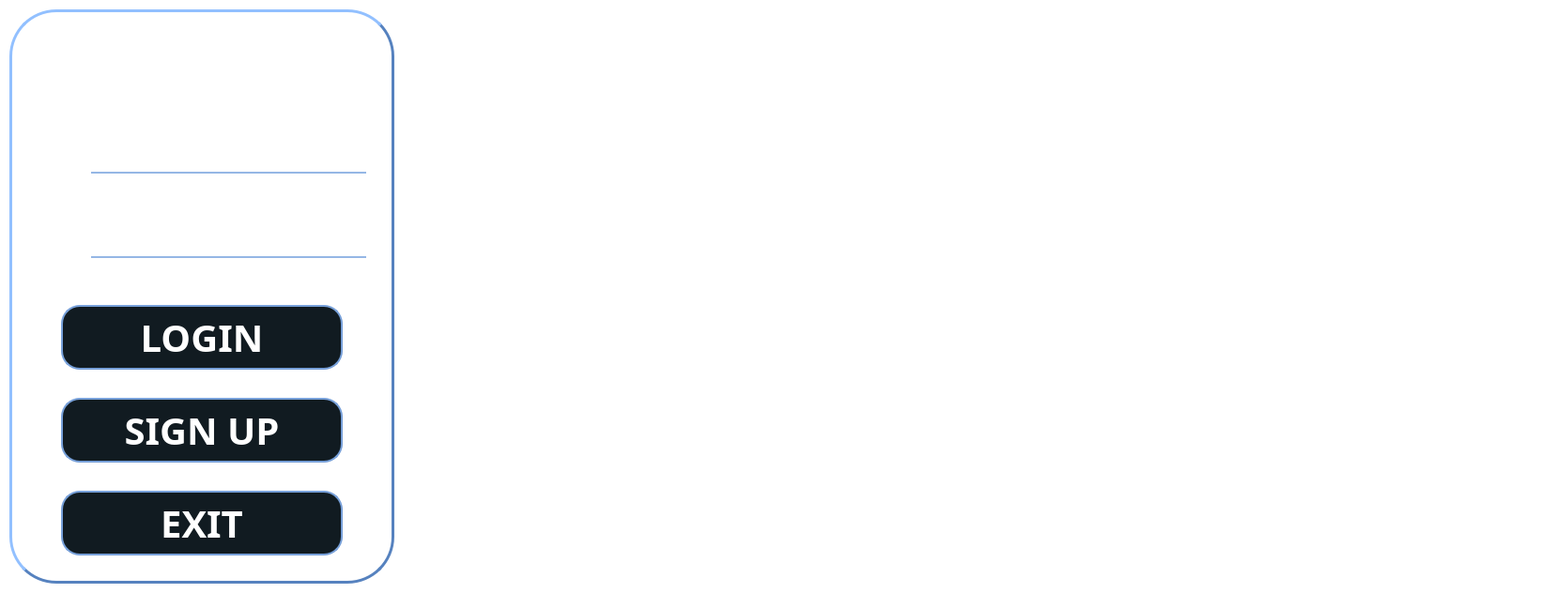
             <widget class="QWidget" name="login_page">
              <property name="styleSheet">
               <string notr="true">background: transparent;
</string>
              </property>
              <layout class="QHBoxLayout" name="horizontalLayout">
               <property name="spacing">
                <number>10</number>
               </property>
               <property name="leftMargin">
                <number>10</number>
               </property>
               <property name="topMargin">
                <number>10</number>
               </property>
               <property name="rightMargin">
                <number>1250</number>
               </property>
               <property name="bottomMargin">
                <number>10</number>
               </property>
               <item>
                <widget class="QWidget" name="login_container" native="true">
                 <property name="styleSheet">
                  <string notr="true"> border-style: outset;
 border-width: 3px;
 border-radius: 50px;
border-color: #5682bf;</string>
                 </property>
                 <layout class="QVBoxLayout" name="verticalLayout_4" stretch="2,3,5">
                  <property name="spacing">
                   <number>10</number>
                  </property>
                  <property name="leftMargin">
                   <number>10</number>
                  </property>
                  <property name="topMargin">
                   <number>10</number>
                  </property>
                  <property name="rightMargin">
                   <number>10</number>
                  </property>
                  <property name="bottomMargin">
                   <number>10</number>
                  </property>
                  <item>
                   <widget class="QWidget" name="login_title_container" native="true">
                    <property name="styleSheet">
                     <string notr="true">border:none;
color:white;</string>
                    </property>
                    <layout class="QVBoxLayout" name="verticalLayout_5">
                     <property name="spacing">
                      <number>10</number>
                     </property>
                     <property name="leftMargin">
                      <number>10</number>
                     </property>
                     <property name="topMargin">
                      <number>10</number>
                     </property>
                     <property name="rightMargin">
                      <number>10</number>
                     </property>
                     <property name="bottomMargin">
                      <number>10</number>
                     </property>
                     <item>
                      <widget class="QPushButton" name="login_title">
                       <property name="enabled">
                        <bool>false</bool>
                       </property>
                       <property name="font">
                        <font>
                         <family>Akhand-Black</family>
                         <pointsize>30</pointsize>
                         <bold>true</bold>
                        </font>
                       </property>
                       <property name="toolTip">
                        <string>LOGIN PAGE</string>
                       </property>
                       <property name="styleSheet">
                        <string notr="true"/>
                       </property>
                       <property name="text">
                        <string>LOGIN PAGE</string>
                       </property>
                       <property name="flat">
                        <bool>true</bool>
                       </property>
                      </widget>
                     </item>
                    </layout>
                   </widget>
                  </item>
                  <item>
                   <widget class="QWidget" name="user_pass_login" native="true">
                    <property name="styleSheet">
                     <string notr="true">border:none;
color:white;
</string>
                    </property>
                    <layout class="QVBoxLayout" name="verticalLayout_6">
                     <property name="spacing">
                      <number>10</number>
                     </property>
                     <property name="leftMargin">
                      <number>10</number>
                     </property>
                     <property name="topMargin">
                      <number>10</number>
                     </property>
                     <property name="rightMargin">
                      <number>10</number>
                     </property>
                     <property name="bottomMargin">
                      <number>10</number>
                     </property>
                     <item>
                      <widget class="QWidget" name="user_log_widget" native="true">
                       <layout class="QHBoxLayout" name="horizontalLayout_13">
                        <property name="spacing">
                         <number>25</number>
                        </property>
                        <property name="leftMargin">
                         <number>10</number>
                        </property>
                        <property name="topMargin">
                         <number>10</number>
                        </property>
                        <property name="rightMargin">
                         <number>10</number>
                        </property>
                        <property name="bottomMargin">
                         <number>10</number>
                        </property>
                        <item>
                         <widget class="QPushButton" name="logon_user_icon">
                          <property name="enabled">
                           <bool>false</bool>
                          </property>
                          <property name="toolTip">
                           <string>USER NAME</string>
                          </property>
                          <property name="text">
                           <string/>
                          </property>
                          <property name="icon">
                           <iconset resource="Style.qrc">
                            <normaloff>:/icon/Icon/user_white.png</normaloff>:/icon/Icon/user_white.png</iconset>
                          </property>
                          <property name="iconSize">
                           <size>
                            <width>75</width>
                            <height>75</height>
                           </size>
                          </property>
                         </widget>
                        </item>
                        <item>
                         <widget class="QLineEdit" name="user_login">
                          <property name="font">
                           <font>
                            <family>Akhand-Regular</family>
                            <pointsize>25</pointsize>
                           </font>
                          </property>
                          <property name="toolTip">
                           <string>USER NAME</string>
                          </property>
                          <property name="styleSheet">
                           <string notr="true"> border : 0px;
border-bottom : 2px solid #95b7e5;
padding-bottom:10px; </string>
                          </property>
                          <property name="alignment">
                           <set>Qt::AlignCenter</set>
                          </property>
                          <property name="dragEnabled">
                           <bool>true</bool>
                          </property>
                          <property name="placeholderText">
                           <string>User Name</string>
                          </property>
                          <property name="clearButtonEnabled">
                           <bool>true</bool>
                          </property>
                         </widget>
                        </item>
                       </layout>
                      </widget>
                     </item>
                     <item>
                      <widget class="QWidget" name="pass_log_widget" native="true">
                       <layout class="QHBoxLayout" name="horizontalLayout_14">
                        <property name="spacing">
                         <number>25</number>
                        </property>
                        <property name="leftMargin">
                         <number>10</number>
                        </property>
                        <property name="topMargin">
                         <number>10</number>
                        </property>
                        <property name="rightMargin">
                         <number>10</number>
                        </property>
                        <property name="bottomMargin">
                         <number>10</number>
                        </property>
                        <item>
                         <widget class="QPushButton" name="pass_log_icon">
                          <property name="enabled">
                           <bool>false</bool>
                          </property>
                          <property name="toolTip">
                           <string>PASSWORD</string>
                          </property>
                          <property name="text">
                           <string/>
                          </property>
                          <property name="icon">
                           <iconset resource="Style.qrc">
                            <normaloff>:/icon/Icon/password_white.png</normaloff>:/icon/Icon/password_white.png</iconset>
                          </property>
                          <property name="iconSize">
                           <size>
                            <width>75</width>
                            <height>75</height>
                           </size>
                          </property>
                         </widget>
                        </item>
                        <item>
                         <widget class="QLineEdit" name="pass_login">
                          <property name="font">
                           <font>
                            <family>Akhand-Regular</family>
                            <pointsize>25</pointsize>
                           </font>
                          </property>
                          <property name="toolTip">
                           <string>PASSWORD</string>
                          </property>
                          <property name="styleSheet">
                           <string notr="true"> border : 0px;
border-bottom : 2px solid #95b7e5;
padding-bottom:10px; </string>
                          </property>
                          <property name="echoMode">
                           <enum>QLineEdit::Password</enum>
                          </property>
                          <property name="alignment">
                           <set>Qt::AlignCenter</set>
                          </property>
                          <property name="placeholderText">
                           <string>Password</string>
                          </property>
                          <property name="clearButtonEnabled">
                           <bool>true</bool>
                          </property>
                         </widget>
                        </item>
                       </layout>
                      </widget>
                     </item>
                    </layout>
                   </widget>
                  </item>
                  <item>
                   <widget class="QWidget" name="btns_login" native="true">
                    <property name="styleSheet">
                     <string notr="true">border:none;
color:white;
</string>
                    </property>
                    <layout class="QVBoxLayout" name="verticalLayout_7">
                     <property name="spacing">
                      <number>10</number>
                     </property>
                     <property name="leftMargin">
                      <number>25</number>
                     </property>
                     <property name="topMargin">
                      <number>10</number>
                     </property>
                     <property name="rightMargin">
                      <number>25</number>
                     </property>
                     <property name="bottomMargin">
                      <number>10</number>
                     </property>
                     <item>
                      <widget class="QPushButton" name="login_btn">
                       <property name="font">
                        <font>
                         <family>Akhand-Black</family>
                         <pointsize>30</pointsize>
                         <bold>true</bold>
                        </font>
                       </property>
                       <property name="toolTip">
                        <string>LOGIN</string>
                       </property>
                       <property name="styleSheet">
                        <string notr="true">QPushButton{
	color : white;
    border: 2px solid ;
    border-radius: 20px;
	border-color: #77a0d9;
    background-color:#111b21;
    fixed-width: 80px;
	margin-left: 20px;
	margin-right:20px;
	margin-bottom:10px;
	margin-top : 10px;
    padding-top:5px;
	padding-bottom:5px;
}

QPushButton:hover{
	background-color: #5682bf;
}</string>
                       </property>
                       <property name="text">
                        <string>LOGIN</string>
                       </property>
                       <property name="shortcut">
                        <string>Return</string>
                       </property>
                      </widget>
                     </item>
                     <item>
                      <widget class="QPushButton" name="sign_btn">
                       <property name="font">
                        <font>
                         <family>Akhand-Black</family>
                         <pointsize>30</pointsize>
                         <bold>true</bold>
                        </font>
                       </property>
                       <property name="toolTip">
                        <string>SIGN UP</string>
                       </property>
                       <property name="styleSheet">
                        <string notr="true">QPushButton{
	color : white;
    border: 2px solid ;
    border-radius: 20px;
	border-color: #77a0d9;
    background-color:#111b21;
    fixed-width: 80px;
	margin-left: 20px;
	margin-right:20px;
	margin-bottom:10px;
	margin-top : 10px;
    padding-top:5px;
	padding-bottom:5px;
}

QPushButton:hover{
	background-color: #5682bf;
}</string>
                       </property>
                       <property name="text">
                        <string>SIGN UP</string>
                       </property>
                      </widget>
                     </item>
                     <item>
                      <widget class="QPushButton" name="exit_login">
                       <property name="font">
                        <font>
                         <family>Akhand-Black</family>
                         <pointsize>30</pointsize>
                         <bold>true</bold>
                        </font>
                       </property>
                       <property name="toolTip">
                        <string>EXIT</string>
                       </property>
                       <property name="styleSheet">
                        <string notr="true">QPushButton{
	color : white;
    border: 2px solid ;
    border-radius: 20px;
	border-color: #77a0d9;
    background-color:#111b21;
    fixed-width: 80px;
	margin-left: 20px;
	margin-right:20px;
	margin-bottom:10px;
	margin-top : 10px;
    padding-top:5px;
	padding-bottom:5px;
}

QPushButton:hover{
	background-color: #5682bf;
}</string>
                       </property>
                       <property name="text">
                        <string>EXIT</string>
                       </property>
                      </widget>
                     </item>
                    </layout>
                   </widget>
                  </item>
                 </layout>
                </widget>
               </item>
              </layout>
             </widget>
